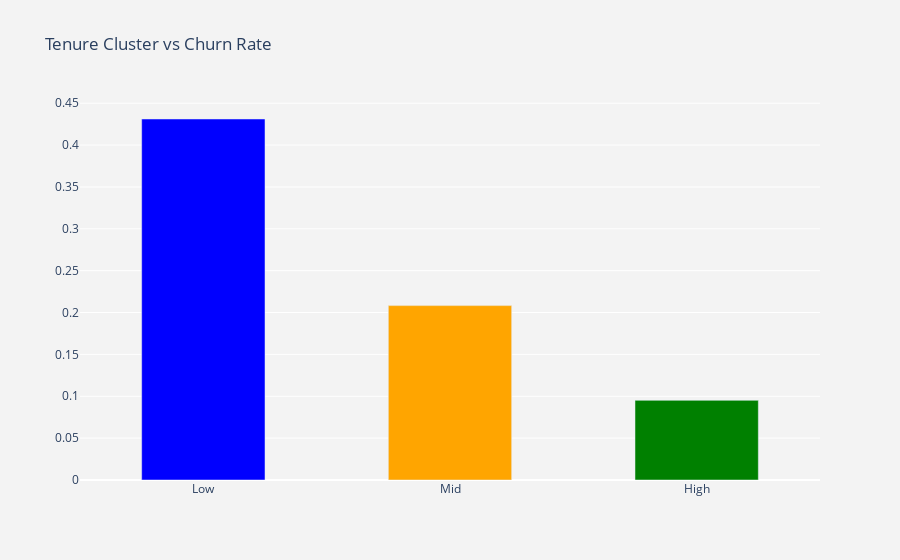

Notebook source saved alongside this figure:
### Code cell
df_plot = df_data.groupby('TenureCluster').Churn.mean().reset_index()
plot_data = [
    go.Bar(
        x=df_plot['TenureCluster'],
        y=df_plot['Churn'],
        width = [0.5, 0.5, 0.5,0.5],
        marker=dict(
        color=['green', 'blue', 'orange','red'])
    )
]

plot_layout = go.Layout(
        xaxis={"type": "category","categoryarray":['Low','Mid','High']},
        title='Tenure Cluster vs Churn Rate',
        plot_bgcolor  = "rgb(243,243,243)",
        paper_bgcolor  = "rgb(243,243,243)",
    )
fig = go.Figure(data=plot_data, layout=plot_layout)
iplot(fig)

### Figure 1 — Plotly figure (JSON) as saved in the notebook; plotly's stock layout.template omitted (floating-point values rounded to 4 significant figures)
{"data": [{"marker": {"color": ["green", "blue", "orange", "red"]}, "type": "bar", "width": [0.5, 0.5, 0.5, 0.5], "x": ["High", "Low", "Mid"], "y": [0.09513, 0.4311, 0.2083]}], "layout": {"paper_bgcolor": "rgb(243,243,243)", "plot_bgcolor": "rgb(243,243,243)", "title": {"text": "Tenure Cluster vs Churn Rate"}, "xaxis": {"categoryarray": ["Low", "Mid", "High"], "type": "category"}}}
